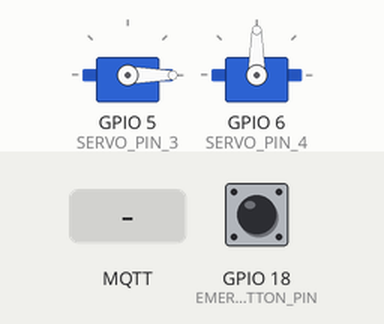
This sketch was run on a simulated ESP32. Parts: 2 × servo. The inputs (shaded band) are chosen by the test bench; at power-on: GPIO 18 (EMERGENCY_BUTTON_PIN) HIGH. WiFi joins after 1.5 s; servers stay silent unless stated; no MQTT or app messages arrive unless stated; what the sketch prints to the serial monitor is not drawn.

Above: at 2.7 s.
2.8 s: MQTT message "3" arrives on the first subscribed topic
At 4.55 s:
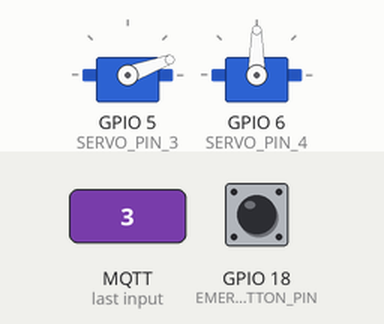
5.8 s: MQTT message "4" arrives on the first subscribed topic
At 6.55 s:
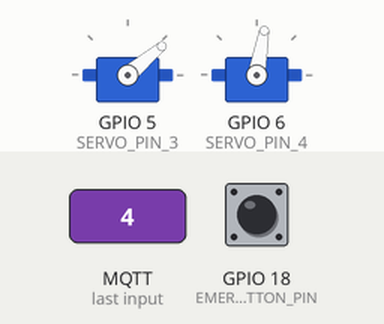
At 8.2 s:
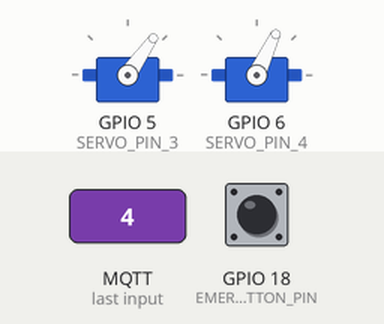
8.8 s: MQTT message "5" arrives on the first subscribed topic
11.8 s: GPIO 18 (EMERGENCY_BUTTON_PIN) pulled LOW for 0.15 s
Timing chart, 0 to 14.4 s (numbered marks = the images above; inputs shaded):
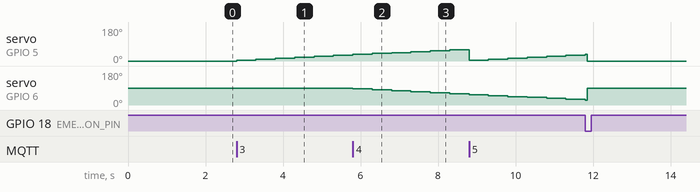

Measured:
- after the input at 2.8 s, servo on GPIO 5 (SERVO_PIN_3): moves from 0° to 30° over 2.5 s, starting at once
- after the input at 5.8 s, servo on GPIO 6 (SERVO_PIN_4): moves from 90° to 60° over 2.5 s, starting at once

The sketch:

SmartBed_Actuator_v4_pair.ino
```cpp
#include <WiFi.h>
#include <PubSubClient.h>
#include <ESP32Servo.h>

// ===============================
// 서보모터 설정
// ===============================
#define SERVO_PIN_3 5 // D2
#define SERVO_PIN_4 6 // D3

Servo servo3;
Servo servo4;

// Servo3 : 0 -> 90
int servoAngle3 = 0;

// Servo4 : 90 -> 0
int servoAngle4 = 90;

bool servo3Active = false;
bool servo4Active = false;

bool servo3Waiting = false;
bool servo4Waiting = false;

unsigned long servo3LastMove = 0;
unsigned long servo4LastMove = 0;

unsigned long servo3WaitStart = 0;
unsigned long servo4WaitStart = 0;


// ===============================
// 비상정지 버튼 설정
// ===============================
#define EMERGENCY_BUTTON_PIN 18 // D9

bool emergencyStopState = false;

// 버튼 디바운싱
bool lastButtonState = HIGH;
unsigned long lastDebounceTime = 0;
const unsigned long debounceDelay = 50;


// ===============================
// Wi-Fi & MQTT 설정
// ===============================
const char* ssid = "TOZGHM";
const char* password = "123456789@";

const char* mqtt_server = "192.168.25.96";
const int mqtt_port = 1883;

const char* control_topic = "bed/bed-01/control";

WiFiClient espClient;
PubSubClient client(espClient);


// ===============================
// 비상정지 실행
// ===============================
void emergencyStop() {

  // 이미 비상정지 상태라면 다시 실행하지 않음
  if (emergencyStopState) {
    return;
  }

  emergencyStopState = true;

  Serial.println("================================");
  Serial.println("!!! 비상정지 작동 !!!");
  Serial.println("Servo 3, Servo 4 원위치 복귀");
  Serial.println("================================");

  // Servo 3 원위치
  servoAngle3 = 0;
  servo3.write(servoAngle3);

  // Servo 4 원위치
  servoAngle4 = 90;
  servo4.write(servoAngle4);

  // 서보 동작 중지
  servo3Active = false;
  servo4Active = false;

  // 대기 상태 초기화
  servo3Waiting = false;
  servo4Waiting = false;
}


// ===============================
// 비상정지 버튼 확인
// ===============================
void checkEmergencyButton() {

  bool reading = digitalRead(EMERGENCY_BUTTON_PIN);

  // 버튼 상태가 변했으면 디바운싱 시작
  if (reading != lastButtonState) {
    lastDebounceTime = millis();
  }

  // 일정 시간 동안 상태가 유지되었는지 확인
  if ((millis() - lastDebounceTime) > debounceDelay) {

    // INPUT_PULLUP이므로 LOW = 버튼 눌림
    if (reading == LOW) {

      emergencyStop();
    }
  }

  lastButtonState = reading;
}


// ===============================
// MQTT 수신 콜백
// ===============================
void callback(char* topic, byte* payload, unsigned int length) {

  String message = "";

  for (int i = 0; i < length; i++) {
    message += (char)payload[i];
  }

  message.trim();

  Serial.print("[MQTT 수신] ");
  Serial.println(message);


  // ==========================
  // Servo 3 시작
  // ==========================
  if (message == "3" || message == "5") {

    // 비상정지 상태에서는 동작 차단
    if (emergencyStopState) {

      Serial.println(">>> 비상정지 상태 - Servo 3 동작 차단");

    } else {

      servo3Active = true;
      servo3Waiting = false;

      servoAngle3 = 0;
      servo3.write(servoAngle3);
    }
  }


  // ==========================
  // Servo 4 시작
  // ==========================
  else if (message == "4") {

    // 비상정지 상태에서는 동작 차단
    if (emergencyStopState) {

      Serial.println(">>> 비상정지 상태 - Servo 4 동작 차단");

    } else {

      servo4Active = true;
      servo4Waiting = false;

      servoAngle4 = 90;
      servo4.write(servoAngle4);
    }
  }


  // ==========================
  // 정상 상태 복귀
  // ==========================
  else if (message == "0") {

    // 비상정지 해제
    emergencyStopState = false;

    // 즉시 원위치 복귀
    servoAngle3 = 0;
    servo3.write(servoAngle3);

    servoAngle4 = 90;
    servo4.write(servoAngle4);

    servo3Active = false;
    servo4Active = false;

    servo3Waiting = false;
    servo4Waiting = false;

    Serial.println(">>> 정상 상태 복귀");
  }
}


// ===============================
// WiFi 연결
// ===============================
void setupWiFi() {

  Serial.print("WiFi 연결 중");

  WiFi.begin(ssid, password);

  while (WiFi.status() != WL_CONNECTED) {
    delay(500);
    Serial.print(".");
  }

  Serial.println();
  Serial.println("WiFi 연결 완료");
  Serial.println(WiFi.localIP());
}


// ===============================
// MQTT 재연결
// ===============================
void reconnectMQTT() {

  while (!client.connected()) {

    Serial.print("MQTT 연결 시도...");

    if (client.connect("SmartBed_Actuator_ESP32_2nd")) {

      Serial.println("성공");

      client.subscribe(control_topic);

      Serial.print("구독 완료 : ");
      Serial.println(control_topic);

    } else {

      Serial.print("실패 rc=");
      Serial.println(client.state());

      delay(2000);
    }
  }
}


// ===============================
// Setup
// ===============================
void setup() {

  Serial.begin(115200);

  // 비상정지 버튼 설정
  // D9(GPIO18)과 GND 사이에 tact button 연결
  pinMode(EMERGENCY_BUTTON_PIN, INPUT_PULLUP);

  ESP32PWM::allocateTimer(0);
  ESP32PWM::allocateTimer(1);

  servo3.setPeriodHertz(50);
  servo3.attach(SERVO_PIN_3, 500, 2400);
  servo3.write(0);

  servo4.setPeriodHertz(50);
  servo4.attach(SERVO_PIN_4, 500, 2400);
  servo4.write(90);

  setupWiFi();

  client.setServer(mqtt_server, mqtt_port);
  client.setCallback(callback);
}


// ===============================
// Loop
// ===============================
void loop() {

  // 비상정지 버튼을 가장 먼저 확인
  checkEmergencyButton();


  if (WiFi.status() != WL_CONNECTED) {
    setupWiFi();
  }


  if (!client.connected()) {
    reconnectMQTT();
  }


  client.loop();


  // ==========================
  // Servo 3
  // ==========================
  if (servo3Active) {

    if (!servo3Waiting) {

      if (millis() - servo3LastMove >= 500) {

        servo3LastMove = millis();

        if (servoAngle3 < 90) {

          servoAngle3 += 5;
          servo3.write(servoAngle3);

        } else {

          servo3Waiting = true;
          servo3WaitStart = millis();
        }
      }

    } else {

      if (millis() - servo3WaitStart >= 5000) {

        servoAngle3 = 0;
        servo3.write(servoAngle3);

        servo3Active = false;
        servo3Waiting = false;
      }
    }
  }


  // ==========================
  // Servo 4
  // ==========================
  if (servo4Active) {

    if (!servo4Waiting) {

      if (millis() - servo4LastMove >= 500) {

        servo4LastMove = millis();

        if (servoAngle4 > 0) {

          servoAngle4 -= 5;
          servo4.write(servoAngle4);

        } else {

          servo4Waiting = true;
          servo4WaitStart = millis();
        }
      }

    } else {

      if (millis() - servo4WaitStart >= 5000) {

        servoAngle4 = 90;
        servo4.write(servoAngle4);

        servo4Active = false;
        servo4Waiting = false;
      }
    }
  }
}
```
